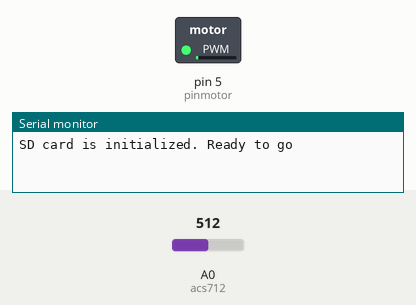
Recording of a sketch running on a simulated Arduino Uno, built with avr-gcc and run on an emulated ATmega328P. Shown: switched loads named in the sketch (green lamp = pin HIGH), the last lines printed to the serial monitor. The test bench sets the inputs (shaded band); at power-on: A0 (acs712) = 512. Storage starts empty.

Above: at 0.05 s.
At 7.55 s:
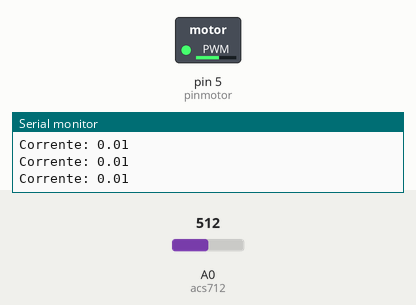
At 11.15 s:
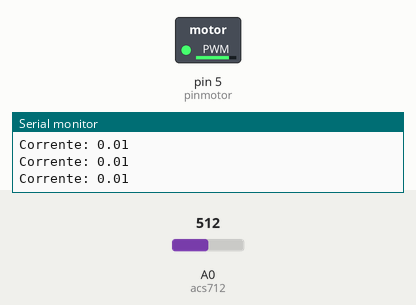
At 22.35 s:
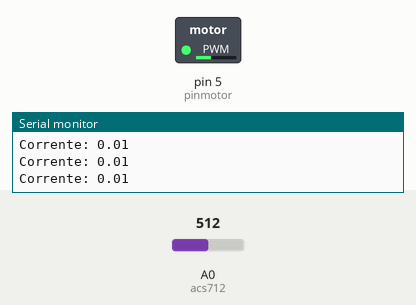
Timing chart, 0 to 29.1 s (numbered marks = the images above):
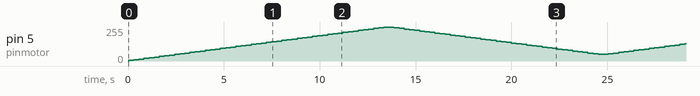

The sketch:

MatrizTeleMot.ino
```cpp
#include <ACS712.h>
#include <SD.h>
#include <SPI.h>
#include "DHT.h"

#define acs712 A0

#define CS_pin 10 //Definição do pino de entrada do MicroSD Card Adapter

#define pinmotor 5 //Definição do pino do motor
#define maxvelocidade 255 //Definição da velocidade maxima
#define minvelocidade 50 //Definição da velocidade mínima
#define fadeamount 5


float velocidade = 0;
int i;

int valor =0;
const int sensorValue =A0;
float Tempo=00;

float voltagem = 0.0; //Criação da variável voltagem global
float corrente = 0.0; //Criação da variável corrente global
float potencia = 0.0; //Criação da variável potencia global
float tensaoDC = 7.2; //Criação da variável tensao global
float adc =0;

 //Criação das variàveis para medir o tempo percorrido

File sd_file; //Criação de uma variável sd_file

void setup() {
  Serial.begin(9600);  //Inicizalização do módulo serial

  pinMode(acs712, INPUT);

  pinMode(pinmotor, OUTPUT); //Identificação do pino digital do motor como OUTPUT

  if (SD.begin(10)) { //Verificação da inicialização correta do SD
    Serial.println("SD card is initialized. Ready to go");
  } else{
    Serial.println("Failed loading"); //Falha se o SD não inicializar
    return;
  }
  File sd_file = SD.open("corrente.csv", FILE_WRITE); //Abrindo o SD para escrita

  //Impressão do cabeçalho do arquivo SD
  if (sd_file) {
    sd_file.print("Tempo");
    sd_file.print(",");
    sd_file.print("Corrente");
    sd_file.println();
  }
  sd_file.close();

}

void loop() {
  //Essa série de While foi um código que o pessoal da eletrônica tentou reproduzir para controlar a velocidade do motor.
  //Minha ideia foi que eu chamasse a função senddata() toda vez que um laço desse while fosse chamado também e ficasse um tempo
  //determinado coletando as correntes do circuito, foi por isso também que se você notar não existe delays na função loop
  //e sim delays dentro do senddata()
  //Os valores de quanto tempo o laço irá durar, assim como o tempo do delay que será padronizado para a função senddata irá
  //depender de como a eletrônica está pensando em realizar esse controle.
  while (velocidade < maxvelocidade){
    velocidade+= fadeamount;
    analogWrite(pinmotor, velocidade);
    senddata(Tempo);
    Tempo = Tempo + 0.25;

 }
  for (velocidade = maxvelocidade; velocidade >= minvelocidade;
    velocidade-= fadeamount) {
    analogWrite(pinmotor, velocidade);
    senddata(Tempo);
    Tempo = Tempo + 0.25;

 }
  for (velocidade = minvelocidade; velocidade <= maxvelocidade;
    velocidade += fadeamount) {
    analogWrite(pinmotor, velocidade);
    senddata(Tempo);
    Tempo = Tempo + 0.25;

  }
  if (velocidade == 255){
    while(velocidade <=255 && velocidade >=50){
      velocidade-= fadeamount;
      analogWrite(pinmotor, velocidade);
      senddata(Tempo);
      Tempo = Tempo + 0.25;
      }
 }
}


void senddata(float Tempo){ //Função para leitura do sensor ACS712 e para Armazenamento no SD
  float tempoatual = 0.0; // Armazenamento do tempo atual
  File sd_file = SD.open("corrente.csv", FILE_WRITE); //Abrindo o sd_file para escrita
  float MediaCorrente = 0.0; // Variável para armazenar a média das correntes
  float Medidas = 0.0; //Variável para Realizar a divisão das médias
  int segundos = Tempo;
  // For com 250 milisegundos de duração, com 25 medidas feitas, com as medias dessas medidas
  for(float seconds =0.0; seconds<0.250; seconds = seconds+0.01){

    float adc = analogRead(A0);

    voltagem = (5.000/1023.000)*(adc); // Transformação pra voltagem
    voltagem = voltagem -2.5; //Exclui os valores negativos

    //voltagem = (analogRead(A0) - (510))*(5.0/(1023.0*0.185)); //Leitura da porta analógica A0 e correções

    corrente = (voltagem/0.185); //Cálculo da corrente

    MediaCorrente = corrente +MediaCorrente; //Somatório de todas iterações feitas dentro deste for

    Medidas = voltagem + Medidas;

    delay(10);

  }
  tempoatual=0.250 + Tempo; //Atualização do tempo atual

  MediaCorrente = MediaCorrente/25; //Dividindo os valores obtidos da média
  Medidas =  Medidas/25;

  Serial.print("Corrente: "); //Printando a corrente no Serial
  Serial.println(MediaCorrente);

  //Serial.print("Voltagem: ");
  //Serial.print(Medidas);

  sd_file.print(tempoatual); //Printando o tempo atual no SD
  sd_file.print(",");
  sd_file.print(MediaCorrente); //Printando a MédiaCorrente no SD
  sd_file.println();

  //Serial.print("Tempo (s): "); //Printando o tempo no Serial
  //Serial.print(tempoatual);
  //Serial.print(",  ");
    // Serial.print(corrente);

  Serial.println();

  sd_file.flush();

  sd_file.close();
}
```
